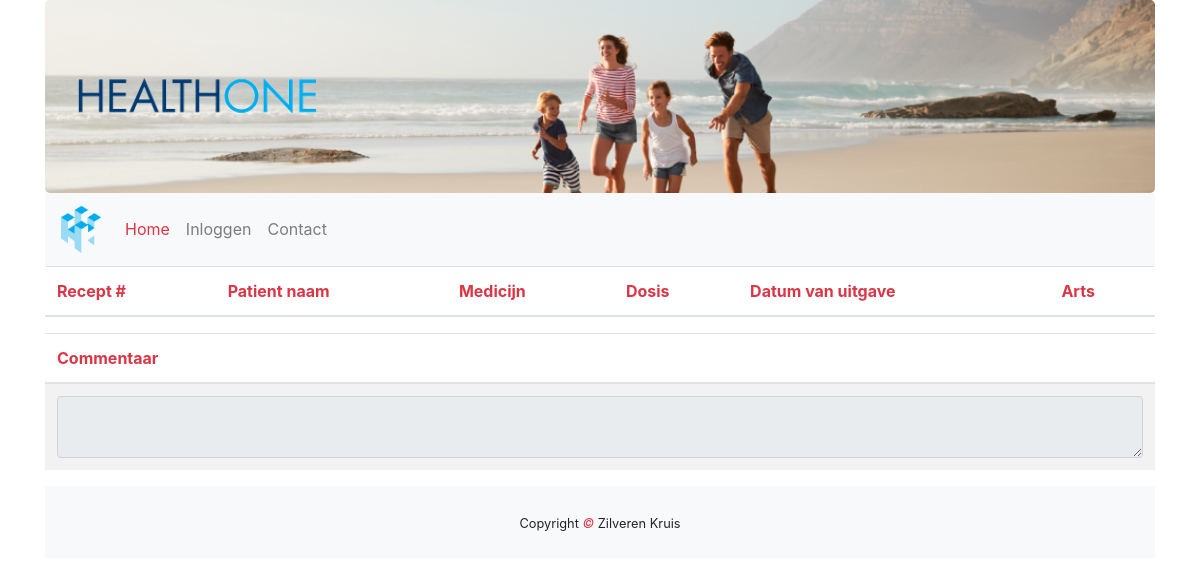
Page /recepten/recept_info.php?id=6 on the earlier database version.
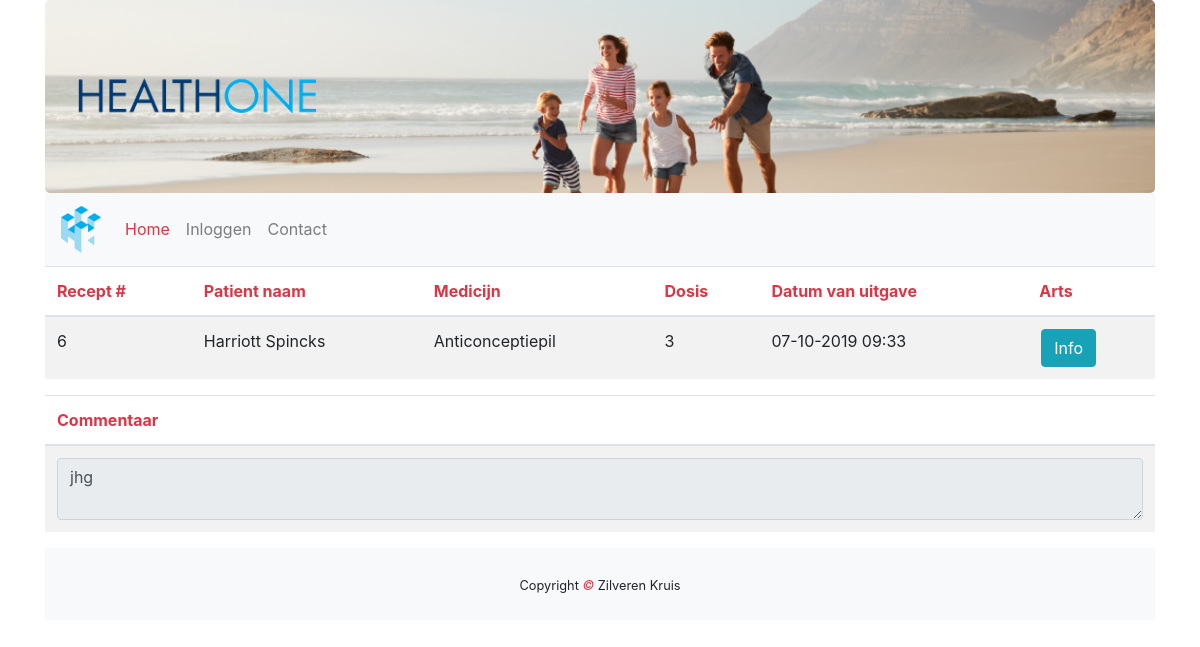
Same page on the later database version.
### tables this page shows
CREATE TABLE `recept` (
  `recept_id` int(11) UNSIGNED NOT NULL,
  `patient_id` int(45) UNSIGNED NOT NULL,
  `dosis` varchar(45) DEFAULT NULL,
  `herhalingsrecept` tinyint(4) DEFAULT NULL,
  `medicijn_id` int(11) UNSIGNED NOT NULL,
  `commentaar` text NOT NULL,
  `datum` text NOT NULL,
  `afgehandeld` tinyint(1) NOT NULL DEFAULT 0
);

CREATE TABLE `patient` (
  `patient_id` int(255) NOT NULL,
  `naam` varchar(255) NOT NULL,
  `email` varchar(255) NOT NULL,
  `telefoon` varchar(255) NOT NULL,
  `geboortedatum` date NOT NULL,
  `adres` varchar(255) NOT NULL,
  `verzekeringnummer` int(255) NOT NULL,
  `arts_id` int(11) NOT NULL
);

CREATE TABLE `medicijn` (
  `id` int(11) NOT NULL,
  `naam` varchar(45) DEFAULT NULL,
  `fabrikant` varchar(50) DEFAULT NULL,
  `vergoeding` tinyint(1) NOT NULL DEFAULT 0,
  `bijwerkingen` varchar(255) DEFAULT NULL,
  `effect` varchar(255) DEFAULT NULL,
  `prijs` double(10,2) DEFAULT NULL
);

### recepten/recept_info.php (the view, shortened to what this page needs)
<!DOCTYPE html>
<html lang="en">
<head>
    <link rel="stylesheet" href="https://maxcdn.bootstrapcdn.com/bootstrap/4.3.1/css/bootstrap.min.css">
    <link rel="stylesheet" href="../css/index.css">
</head>
<body>
<div class="container">
    <div class="jumbotron text-center">
    <div class="row">
        <div class="col-sm-3">
            <img class="d-none d-sm-block img-fluid" src="../img/healthtwo_text_transparent.png" alt="Logo">
        </div>
    </div>
</div>
<nav class="navbar navbar-expand-sm bg-light navbar-light sticky-top">
            <a class="navbar-brand" href="index.php">
                <img class="navbrand" src="../img/healthtwo_logo_transparent.png" alt="Logo">
            </a>
            <div class="collapse navbar-collapse" id="collapse_target">
                <ul class="navbar-nav">
                    <li class="nav-item active">
                        <a class="nav-link text-danger" href="index.php">Home</a>
                    </li>
                    <?php
                    if(!isset($_SESSION['functie']) && !$_SESSION['functie'] != null) {
                        echo '
                        <li class="nav-item">
                        <a class="nav-link" href="login.php">Inloggen</a>
                        </li>';
                    }
                    ?>
                    <li class="nav-item">
                        <a class="nav-link" href="contact.php">Contact</a>
                    </li>
                </ul>
            </div>
        </nav>
<div class="table-responsive">
    <table class="table table-striped">
        <thead>
            <tr>
                <th class="text-danger">Recept #</th>
                <th class="text-danger">Patient naam</th>
                <th class="text-danger">Medicijn</th>
                <th class="text-danger">Dosis</th>
                <th class="text-danger">Datum van uitgave</th>
                <th class="text-danger">Arts</th>
            </tr>
        </thead>
        <tbody>
            <?php
            try {
                    $db = new PDO("mysql:host=localhost;dbname=healthone","root","");
                    $recept_id = $_GET['id'];
                    $query = $db->prepare("SELECT * FROM recept WHERE recept_id = $recept_id");
                    $query->execute();
                    $result = $query->fetchAll(PDO::FETCH_ASSOC);
                    foreach ($result as &$data){
                        $dosis = $data['dosis'];
                        $id = $data['patient_id'];
                        $medicijn_id = $data['medicijn_id'];
                        $query2 = $db->prepare("SELECT * FROM patient WHERE patient_id = $id");
                        $query2->execute();
                        $result2 = $query2->fetchAll(PDO::FETCH_ASSOC);
                        echo "<tr>";
                        echo "<td>".$data['recept_id']."</td>";
                        foreach ($result2 as &$data2) {
                            echo "<td>".$data2['naam'] ."</td>";
                            $query3 = $db->prepare("SELECT * FROM medicijn WHERE id = $medicijn_id");
                            $query3->execute();
                            $result3 = $query3->fetchAll(PDO::FETCH_ASSOC);
                            foreach ($result3 as &$data3) {
                                echo "<td>".$data3['naam'] ."</td>";
                            }
                        }
                        echo "<td>".$dosis."</td>";
                        echo "<td>".$data['datum']."</td>";
                        echo "<td><a href='recept_info.php?id=".$data['recept_id']."'>"."<button type=\"button\" class=\"btn btn-info\">Info</button></a></td>";
                        echo "</tr>";
                    }
                }
                catch(PDOException $e){
                    die("OEPS iets is fout!".$e->getMessage());
                }
            ?>
        </tbody>
    </table>
</div>
<table class="table table-striped">
    <thead>
    <tr>
        <th class="text-danger">Commentaar<br></th>
    </tr>
    </thead>
    <tbody>
    <td><textarea class="form-control" readonly><?php echo $data['commentaar']; ?></textarea></td>
    </tbody>
</table>
<footer class="py-4 bg-light text-dark-50 text-center">
    <small>Copyright <em class="text-danger"> &copy; </em>Zilveren Kruis</small>
</footer>
</body>
</html>

Differences in the rows shown:
added recept: recept "6", dosis "3", datum "07-10-2019 09:33", commentaar "jhg"
added patient: naam "Harriott Spincks"
now on this page (row edited): medicijn: naam "Anticonceptiepil"
